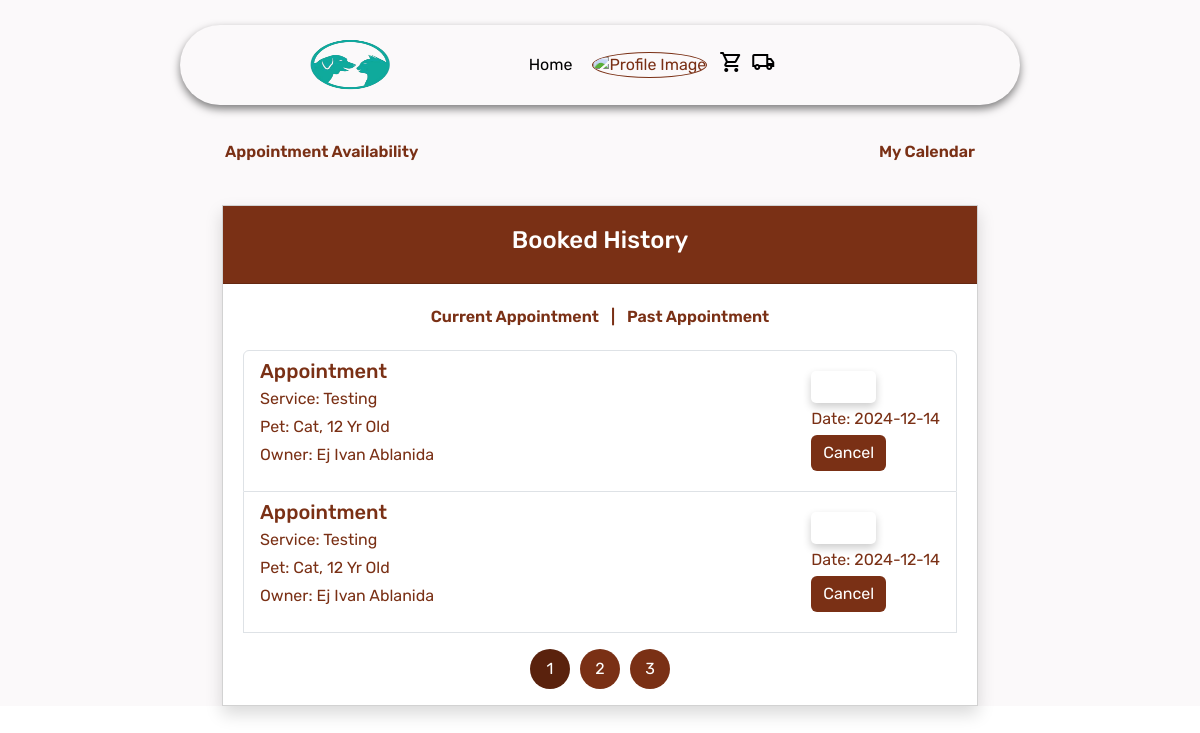
Screenshot of /features/users/web/api/my-app.php (signed in) with the database file from the repository.
### tables this page shows
CREATE TABLE `appointment` (
  `id` int(11) NOT NULL,
  `status` enum('pending','waiting','on-going','finish','cancel') NOT NULL DEFAULT 'pending',
  `owner_name` varchar(255) NOT NULL,
  `contact_num` varchar(20) NOT NULL,
  `email` varchar(255) NOT NULL,
  `barangay` varchar(255) DEFAULT NULL,
  `pet_type` varchar(50) NOT NULL,
  `breed` varchar(100) DEFAULT NULL,
  `age` int(11) DEFAULT NULL,
  `service_category` varchar(50) NOT NULL,
  `service` varchar(255) NOT NULL,
  `payment_option` varchar(50) DEFAULT NULL,
  `payment` decimal(10,2) NOT NULL,
  `appointment_time` time NOT NULL,
  `appointment_date` date NOT NULL,
  `created_at` timestamp NOT NULL DEFAULT current_timestamp(),
  `latitude` decimal(10,8) DEFAULT NULL,
  `longitude` decimal(11,8) DEFAULT NULL,
  `add_info` varchar(255) NOT NULL,
  `gcash_image` varchar(255) DEFAULT NULL,
  `gcash_reference` varchar(255) DEFAULT NULL
);

### features/users/web/api/my-app.php (the view, shortened to what this page needs)
<!DOCTYPE html>
<html lang="en">
<head>
  <link href="https://cdn.jsdelivr.net/npm/bootstrap@5.3.3/dist/css/bootstrap.min.css" rel="stylesheet"
>
  <link href="https://cdnjs.cloudflare.com/ajax/libs/font-awesome/6.4.0/css/all.min.css" rel="stylesheet">
  <link rel="stylesheet" href="../../css/appointment.css">
  <link href="https://cdn.jsdelivr.net/npm/fullcalendar@5.11.3/main.min.css" rel="stylesheet">
</head>
<?php
if (isset($_SESSION['email']) && isset($_SESSION['profile_picture'])) {
    $email = $_SESSION['email'];
} else {
    header("Location: ../../web/api/login.php");
    exit();
}
?>
<body onload="initAutocomplete()">
<div class="navbar-container">
<nav class="navbar navbar-expand-lg navbar-light">
            <div class="container">
            <a class="navbar-brand d-none d-lg-block" href="#">
                    <img src="../../../../assets/img/logo.png" alt="Logo" width="30" height="30">
                </a>
                <div class="collapse navbar-collapse justify-content-center" id="navbarNav">
                    <ul class="navbar-nav">
                        <li class="nav-item">
                            <a class="nav-link" href="../../../../index.php">Home</a>
                        </li>
                    </ul>
                    <div class="d-flex ml-auto">
                        <?php if ($email): ?>
                            <div class="dropdown second-dropdown">
                                <button class="btn" type="button" id="dropdownMenuButton2" data-bs-toggle="dropdown" aria-expanded="false">
                                <img src="../../../../assets/img/<?php echo htmlspecialchars($_SESSION['profile_picture']); ?>" alt="Profile Image" class="profile">
                                </button>
                            </div>
                    <div class="d-flex justify-content-center align-items-center gap-2">
                        <a href="../../function/php/update_cart_status.php" class="header-cart">
                            <span class="material-symbols-outlined">
                            </span>
                        </a>
                                <a href="my-orders.php" class="header-cart">
                                    <span class="material-symbols-outlined">
                                    </span>
                                </a>
                            </div>
                            </div>
                        <?php else: ?>
                            <a href="features/users/web/api/login.php" class="btn-theme" type="button">Login</a>
                        <?php endif; ?>
                    </div>
        </nav>
    </div>
  <section class="appointment">
    <div class="content date">
      <div class="col-md-8 col-11 app">
        <div class="appoints">
          <button>Appointment Availability</button>
          <a href="appointment.php" class="appoint" id="toggleViewBtn">My Calendar</a>
        </div>
      </div>
    </div>
  </section>
  <section class="booked-history" id="bookedHistorySection">
    <div class="container">
      <div class="row justify-content-center">
        <div class="col-md-12 col-24">
          <div class="card card-outline card-primary rounded-0 shadow">
            <div class="card-header rounded-0">
              <h4 class="card-title text-center">Booked History</h4>
            </div>
            <div class="tab-bar">
              <button id="currentBtn">Current Appointment</button>
              <button class="none"> |</button>
              <button id="pastBtn">Past Appointment</button>
            </div>
            <div class="card-body">
              <ul class="list-group" id="historyList">
                <?php
                require '../../../../db.php';
                $sql = "SELECT * FROM appointment WHERE status IN ('pending', 'waiting', 'on-going') ORDER BY appointment_date DESC";
                $result = $conn->query($sql);
                if ($result->num_rows > 0) {
                  while ($row = $result->fetch_assoc()) {
                    ?>
                    <li class="list-group-item current-appointment">
                      <div class="d-flex flex-column flex-md-row justify-content-between align-items-start align-items-md-center">
                        <div>
                            <h5 class="mb-1">Appointment</h5>
                          <p class="mb-1">Service: <?php echo $row['service']; ?></p>
                          <p class="mb-1">Pet: <?php echo $row['pet_type'] . ', ' . $row['age'] . ' Yr Old'; ?></p>
                          <p>Owner: <?php echo $row['owner_name']; ?></p>
                        </div>
                        <div class="mt-3 mt-md-0 text-md-right">
                        <p class="mb-1 status" style="background-color:
                            <?php
                                if ($row['status'] == 'pending') {
                                    echo '#007bff';
                                } elseif ($row['status'] == 'waiting') {
                                    echo 'ffc107';
                                } elseif ($row['status'] == 'on-going') {
                                    echo 'g28a745';
                                }
                            ?>; color: #fff;">
                        </p>
                          <p class="mb-1">Date: <?php echo $row['appointment_date']; ?></p>
                          <a href="appointment.php?cancel=<?php echo $row['id']; ?>"><button class="btn btn-primary">Cancel</button></a>
                        </div>
                      </div>
                    </li>
                    <?php
                  }
                } else {
                  echo "<p>No appointments found</p>";
                }
                ?>
              </ul>
              <nav aria-label="Page navigation example">
                <ul class="pagination justify-content-center mt-3" id="paginationControls">
                </ul>
              </nav>
            </div>
          </div>
        </div>
      </div>
    </div>
  </section>
</body>
</html>

### features/users/css/appointment.css (style rules this page uses)
* { font-family: "Rubik", sans-serif; font-weight: 400; font-style: normal; margin: 0; }
.dropdown button { background-color: #7A3015 !important; }
.container { padding: 0 10vw; }
.navbar { margin-top: 10px !important; }
.navbar-brand img { width: 80px; height: 50px; }
.navbar-container { width: 100%; height: auto; padding: 15px 0 10px 0; background-color: #FBF9FA; }
.navbar { background-color: #FBF9FA; border-radius: 50px; margin: auto; box-shadow: 0px 4px 8px rgba(0, 0, 0, 0.5); padding: 10px; width: 70%; }
.navbar .profile { width: 50px; height: 50px; border-radius: 50%; border: 1px solid #7A3015; }
.navbar a { color: #000; }
.dropdown button { border: none !important; background-color: transparent !important; }
.header-cart { position: relative; display: inline-block; text-decoration: none; color: inherit; }
.header-cart .material-symbols-outlined { font-size: 24px; }
.booked-history { background-color: #FBF9FA; }
.booked-history p { color: #7A3015; }
.booked-history h5 { color:#7A3015; }
.booked-history button { background-color: #7A3015; border: none; }
.booked-history .container { padding: 0; width: 90%; }
.tab-bar { text-align: end !important; background-color: transparent; color: #7A3015; border: none; padding: 20px; margin: 5px; border-radius: 5px; display: flex; margin: auto; align-items: center; }
.tab-bar .none { cursor: none; }
.tab-bar button { background-color: transparent !important; color: #7A3015; font-weight: 600 !important; cursor: pointer; }
.appointment { background-color: #FBF9FA; }
.appoints { display: flex; justify-content: space-between; margin-bottom: 16px; }
.appointment button, .appointment a { background-color: transparent; color: #7A3015; border: none; padding: 20px; margin: 5px; border-radius: 5px; font-weight: 600; cursor: pointer; text-decoration: none; }
.card { width: 70%; display: flex; margin: auto; }
.card-header { background-color: #7A3015; color: #fff; padding: 20px; font-size: 20px; }
.app { display: grid; margin: auto; }
.card-body { padding: 0 20px; }
.dropdown button { background-color: transparent; color: #7A3015; border: var(--bs-border-width) solid var(--bs-border-color); width: 100%; }
.status { padding: 4px 8px; border-radius: 5px; width: 50%; display: flex; align-items: center; justify-content: center; box-shadow: 0 4px 8px rgba(0, 0, 0, 0.2); }

### rows the page displays
appointment: service "Testing", pet_type "Cat", age "12", owner_name "Ej Ivan Ablanida", appointment_date "2024-12-14"
appointment: service "Testing", pet_type "Cat", age "12", owner_name "Ej Ivan Ablanida", appointment_date "2024-12-14"
